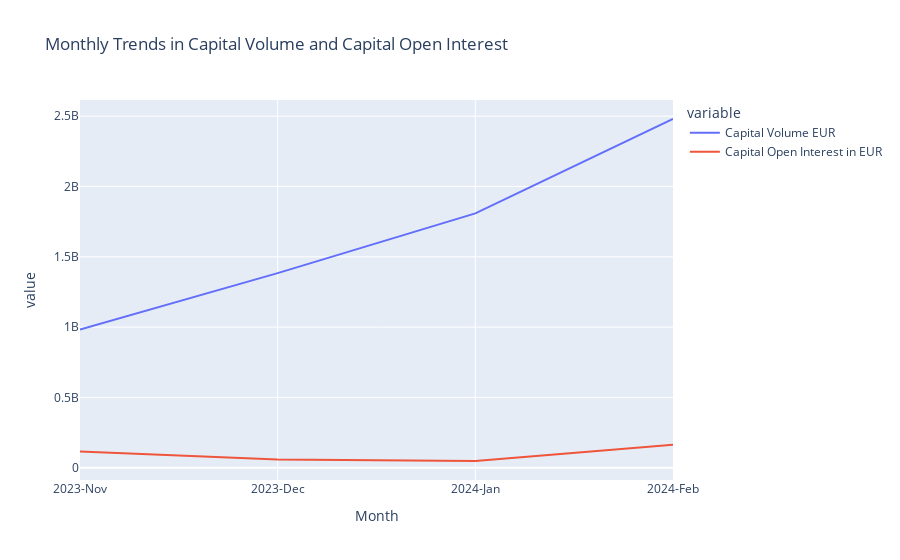

This figure's notebook cell:
### Markdown cell above
A percentage increase greater than 100% indicates that the capital volume has more than doubled since the launch.
liquidity provider scheme is proved to be effective.

Market Validation:

The significant surge in capital volume validates the appeal and viability of DAX index EOD Options as an investment and trading instrument.
It demonstrates that the market meets the needs and expectations of market participants, prompting increased adoption and utilization.

Liquidity Expansion: Higher liquidity benefits investors by reducing transaction costs, improving price efficiency, and enhancing the ease of entering and exiting positions.

more info: liquidity provider schema

### Code cell
## line chart for monthly capital open interest and capital volume - no need

fig1 = px.line(dax, x='Month', y=['Capital Volume EUR', 'Capital Open Interest in EUR'], title='Monthly Trends in Capital Volume and Capital Open Interest')
fig1.show()

### Figure 1 — Plotly figure (JSON) as saved in the notebook; plotly's stock layout.template omitted (floating-point values rounded to 4 significant figures)
{"data": [{"hovertemplate": "variable=Capital Volume EUR<br>Month=%{x}<br>value=%{y}<extra></extra>", "legendgroup": "Capital Volume EUR", "line": {"color": "#636efa", "dash": "solid"}, "marker": {"symbol": "circle"}, "mode": "lines", "name": "Capital Volume EUR", "orientation": "v", "showlegend": true, "type": "scatter", "x": ["2023-Nov", "2023-Dec", "2024-Jan", "2024-Feb"], "xaxis": "x", "y": [982737125, 1383904375, 1808798000, 2479817125], "yaxis": "y"}, {"hovertemplate": "variable=Capital Open Interest in EUR<br>Month=%{x}<br>value=%{y}<extra></extra>", "legendgroup": "Capital Open Interest in EUR", "line": {"color": "#EF553B", "dash": "solid"}, "marker": {"symbol": "circle"}, "mode": "lines", "name": "Capital Open Interest in EUR", "orientation": "v", "showlegend": true, "type": "scatter", "x": ["2023-Nov", "2023-Dec", "2024-Jan", "2024-Feb"], "xaxis": "x", "y": [116207875, 58992625, 47843000, 163788250], "yaxis": "y"}], "layout": {"legend": {"title": {"text": "variable"}, "tracegroupgap": 0}, "title": {"text": "Monthly Trends in Capital Volume and Capital Open Interest"}, "xaxis": {"anchor": "y", "domain": [0, 1], "title": {"text": "Month"}}, "yaxis": {"anchor": "x", "domain": [0, 1], "title": {"text": "value"}}}}
